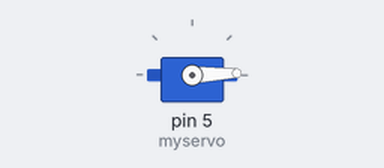
A sketch run on a simulated Arduino Uno, built with avr-gcc and run on an emulated ATmega328P. Shown: servo.

Above: at 1.05 s.
At 2.75 s:
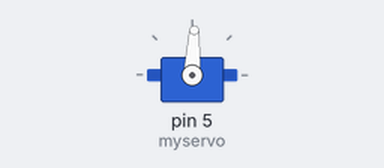
At 4.45 s:
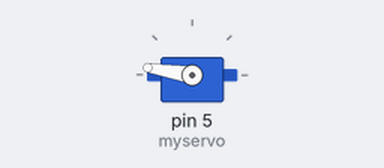
At 7.9 s:
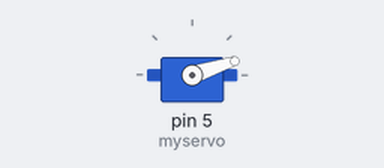
Timing chart, 0 to 10.4 s (numbered marks = the images above):
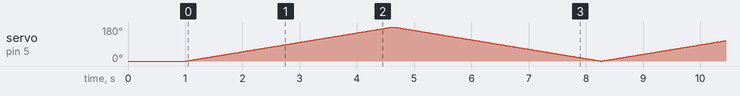

The sketch:

sequence_motor_servo.ino
```cpp
#include <Servo.h>

Servo myservo;

void setup() {
  myservo.attach(5);
  myservo.write(0);
  delay(1000);
}

void loop() {
  for(int pos = 0; pos <= 180; pos++){
    myservo.write(pos);
    delay(20);
  }
  for(int pos = 180; pos >= 0; pos--){
    myservo.write(pos);
    delay(20);
  }
}
```
